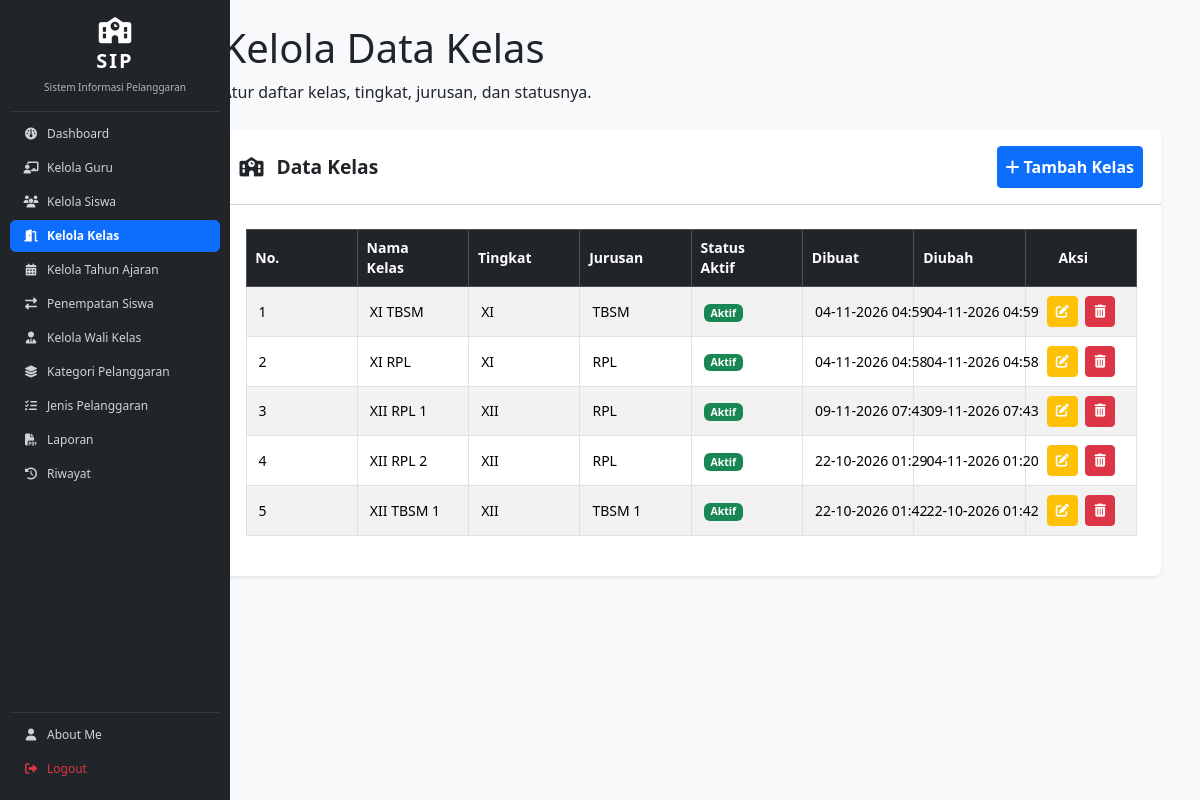
/kelola_kelas.php (signed in), run on an earlier commit of the app's database.
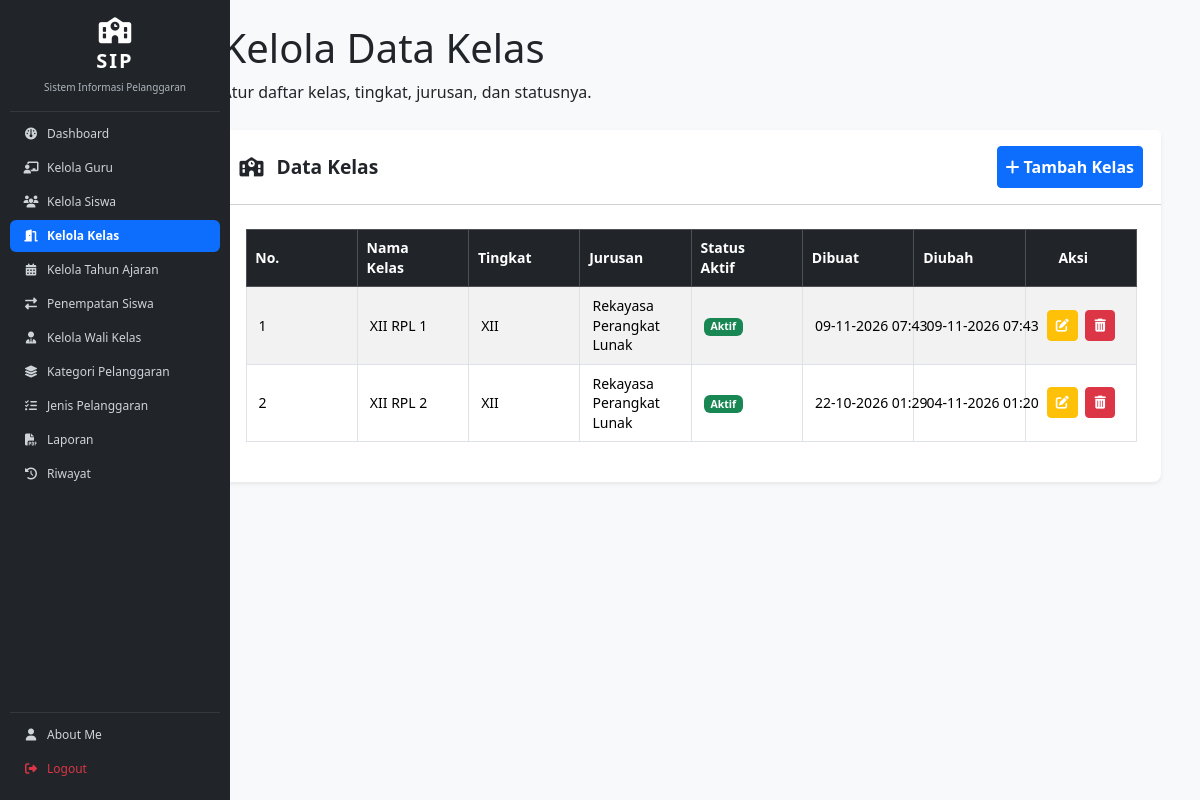
And on a later commit of the database.
### tables this page shows
CREATE TABLE `t_kelas` (
  `id` int(11) NOT NULL,
  `nama` varchar(100) DEFAULT NULL,
  `tingkat` varchar(20) NOT NULL,
  `jurusan` varchar(100) NOT NULL,
  `status_aktif` tinyint(1) NOT NULL,
  `created_at` timestamp NOT NULL DEFAULT current_timestamp(),
  `updated_at` timestamp NOT NULL DEFAULT current_timestamp()
);

### kelola_kelas.php (the view, shortened to what the changed rows need)
<?php
include 'config/koneksi.php';
$sql = "SELECT * FROM t_kelas ORDER BY nama ASC";
$hasil = mysqli_query($koneksi, $sql);
?>
<!DOCTYPE html>
<html lang="id">
<head>
    <link href="https://cdn.jsdelivr.net/npm/bootstrap@5.3.3/dist/css/bootstrap.min.css" rel="stylesheet">
    <link rel="stylesheet" href="https://cdnjs.cloudflare.com/ajax/libs/font-awesome/6.4.0/css/all.min.css">
    <link href="https://cdn.datatables.net/2.3.4/css/dataTables.bootstrap5.min.css" rel="stylesheet">
    <link rel="stylesheet" href="layout/style.css">
</head>
<body class="bg-light">
<div class="container-fluid">
    <div class="row">
        <?php include 'layout/sidebar.php'; ?>
        <main class="col-md-9 ms-sm-auto col-lg-10 p-4">
            <header class="admin-page-header mb-4">
                <h1>Kelola Data Kelas</h1>
            </header>
            <div class="card shadow-sm border-0 rounded-3 mb-5">
                <div class="card-body p-4">
                    <div class="table-responsive">
                        <table id="tabelKelas"
                            class="table table-striped table-bordered table-hover align-middle w-100">
                            <thead class="table-dark">
                                <tr>
                                    <th>No.</th>
                                    <th>Nama Kelas</th>
                                    <th>Tingkat</th>
                                    <th>Jurusan</th>
                                    <th>Status Aktif</th>
                                    <th>Dibuat</th>
                                    <th>Diubah</th>
                                    <th class="text-center action-column">Aksi</th>
                                </tr>
                            </thead>
                            <tbody>
                                <?php if ($hasil): ?>
                                    <?php $no = 1; ?>
                                    <?php while ($row = mysqli_fetch_assoc($hasil)): ?>
                                        <tr>
                                            <td>
                                                <?= $no++ ?>
                                            </td>
                                            <td>
                                                <?= htmlspecialchars($row['nama'] ?? '-') ?>
                                            </td>
                                            <td>
                                                <?= htmlspecialchars($row['tingkat'] ?? '-') ?>
                                            </td>
                                            <td>
                                                <?= htmlspecialchars($row['jurusan'] ?? '-') ?>
                                            </td>
                                            <td>
                                                <?php if ((int)($row['status_aktif'] ?? 0) === 1): ?>
                                                    <span class="badge bg-success">
                                                        Aktif
                                                    </span>
                                                <?php else: ?>
                                                    <span class="badge bg-danger">
                                                        Tidak Aktif
                                                    </span>
                                                <?php endif; ?>
                                            </td>
                                            <td class="text-nowrap">
                                                <?php
                                                $created = $row['created_at'] ?? '';
                                                echo !empty($created)
                                                    ? date('d-m-Y H:i', strtotime($created))
                                                    : '-';
                                                ?>
                                            </td>
                                            <td class="text-nowrap">
                                                <?php
                                                $updated = $row['updated_at'] ?? '';
                                                echo !empty($updated)
                                                    ? date('d-m-Y H:i', strtotime($updated))
                                                    : '-';
                                                ?>
                                            </td>
                                            <td class="text-center text-nowrap action-column">
                                                <a href="edit_kelas.php?id=<?= urlencode($row['id']) ?>"
                                                    class="btn btn-warning btn-sm me-1 fw-semibold text-white"
                                                    title="Edit">
                                                    <i class="fa-solid fa-pen-to-square"></i>
                                                </a>
                                                <a href="hapus_kelas.php?id=<?= urlencode($row['id']) ?>"
                                                    class="btn btn-danger btn-sm fw-semibold"
                                                    title="Hapus"
                                                    onclick="return confirm('Yakin ingin menghapus data kelas ini?');">
                                                    <i class="fa-solid fa-trash-can"></i>
                                                </a>
                                            </td>
                                        </tr>
                                    <?php endwhile; ?>
                                <?php endif; ?>
                            </tbody>
                        </table>
                    </div>
                </div>
            </div>
        </main>
    </div>
</div>
</body>
</html>

What changed in the data, as far as the page shows it:
removed t_kelas: nama "XI TBSM", tingkat "XI", jurusan "TBSM", status_aktif "Aktif", created_at "04-11-2026 04:59", updated_at "04-11-2026 04:59"
removed t_kelas: nama "XI RPL", tingkat "XI", jurusan "RPL", status_aktif "Aktif", created_at "04-11-2026 04:58", updated_at "04-11-2026 04:58"
removed t_kelas: nama "XII TBSM 1", tingkat "XII", jurusan "TBSM 1", status_aktif "Aktif", created_at "22-10-2026 01:42", updated_at "22-10-2026 01:42"
changed t_kelas "XII RPL 1": jurusan "RPL" → "Rekayasa Perangkat Lunak"
changed t_kelas "XII RPL 2": jurusan "RPL" → "Rekayasa Perangkat Lunak"
